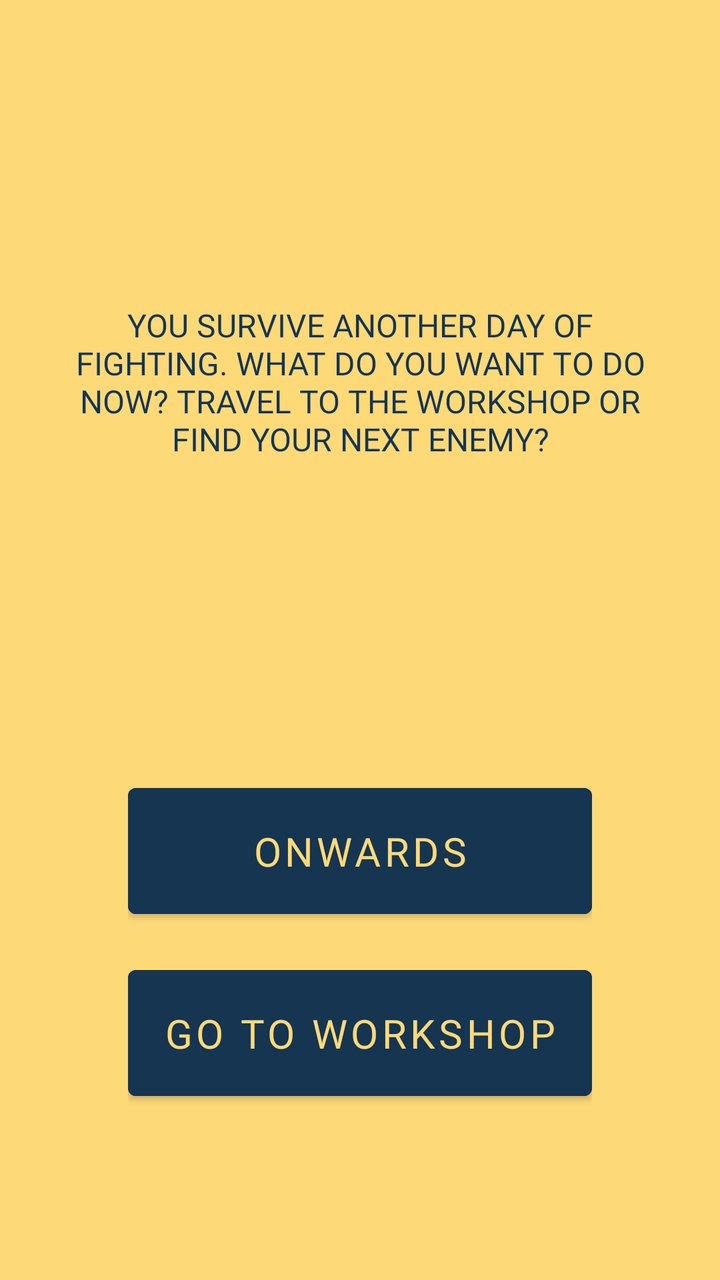
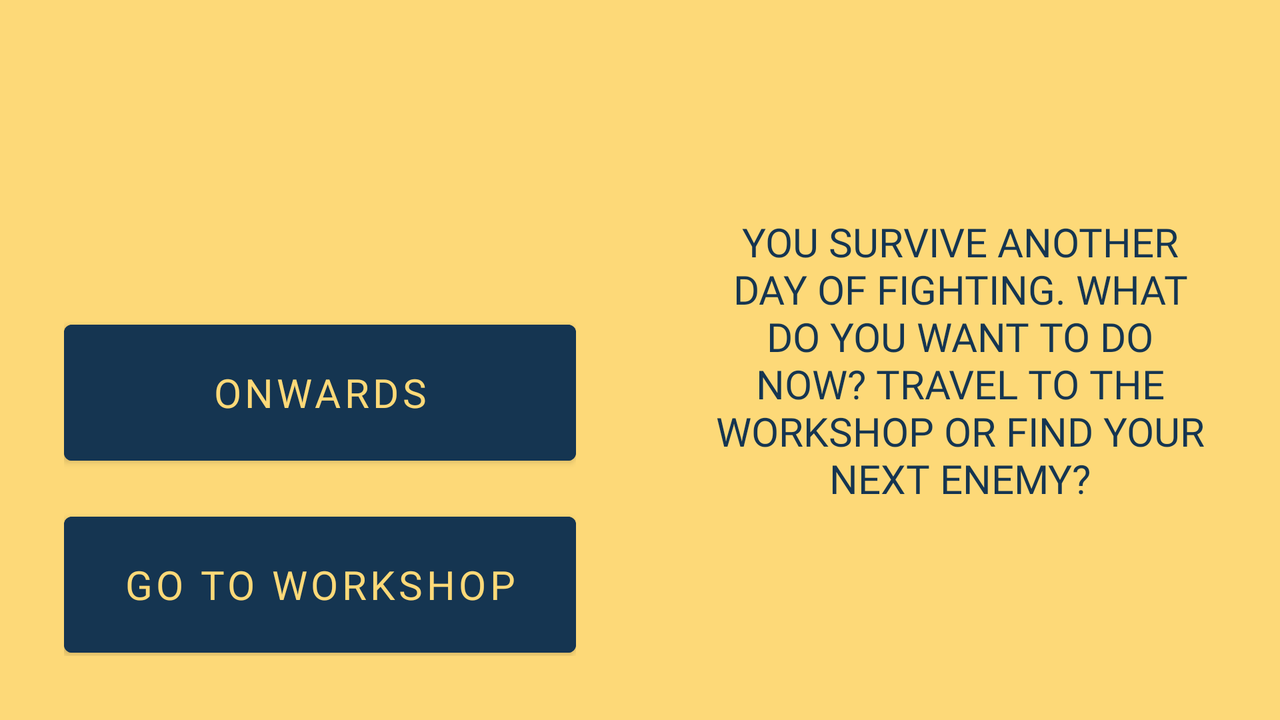

Two renders of one Android screen. The first uses the default layout on a phone; the second uses the alternative layout the repository ships for a different screen configuration, on a matching device. The two XML files are below.
<!-- AndroidManifest.xml: application theme Theme.NextGenPOS -->
<!-- res/layout/main_menu.xml -->
<?xml version="1.0" encoding="utf-8"?>
<FrameLayout xmlns:android="http://schemas.android.com/apk/res/android"
    xmlns:app="http://schemas.android.com/apk/res-auto"
    xmlns:tools="http://schemas.android.com/tools"
    android:layout_width="match_parent"
    android:layout_height="match_parent"
    android:background="@color/steampunkYellow"
    tools:context=".view.MainMenu">


    <androidx.constraintlayout.widget.ConstraintLayout
        android:layout_width="match_parent"
        android:layout_height="match_parent">

        <LinearLayout
            android:id="@+id/statsArea"
            android:layout_width="412dp"
            android:layout_height="142dp"
            android:layout_marginStart="16dp"
            android:paddingStart="32sp"
            android:paddingEnd="32sp"
            android:layout_marginEnd="16dp"
            android:orientation="vertical"
            android:gravity="center"
            app:layout_constraintBottom_toTopOf="@+id/dialogueArea"
            app:layout_constraintEnd_toEndOf="parent"
            app:layout_constraintStart_toStartOf="parent"
            app:layout_constraintTop_toTopOf="parent">

            <TextView
                android:id="@+id/healthText2"
                android:layout_width="match_parent"
                android:textColor="@color/steampunkBlue"
                android:layout_height="22dp"
                android:layout_marginBottom="8dp"
                android:fontFamily="@font/trade_winds"
                android:text="@string/healthText" />

            <TextView
                android:id="@+id/armorText2"
                android:layout_width="match_parent"
                android:layout_height="22dp"
                android:layout_marginBottom="8dp"
                android:textColor="@color/steampunkBlue"
                android:fontFamily="@font/trade_winds"
                android:text="@string/armorText" />

            <TextView
                android:id="@+id/gearText2"
                android:layout_width="match_parent"
                android:layout_height="22dp"
                android:layout_marginBottom="8dp"
                android:textColor="@color/steampunkBlue"
                android:fontFamily="@font/trade_winds"
                android:text="@string/gearText" />

        </LinearLayout>

        <LinearLayout
            android:id="@+id/dialogueArea"
            android:layout_width="match_parent"
            android:layout_height="160dp"
            android:layout_marginStart="16dp"
            android:layout_marginEnd="16dp"
            android:orientation="vertical"
            app:layout_constraintBottom_toTopOf="@+id/buttonSelection"
            app:layout_constraintEnd_toEndOf="parent"
            app:layout_constraintStart_toStartOf="parent"
            app:layout_constraintTop_toBottomOf="@+id/statsArea">

            <TextView
                android:id="@+id/mainMenuDialogueText"
                android:layout_width="match_parent"
                android:fontFamily="@font/trade_winds"
                android:layout_height="match_parent"
                android:gravity="center"
                android:padding="16sp"
                android:textSize="16sp"
                android:textColor="@color/steampunkBlue"
                android:text="@string/mainMenuDialogueText" />
        </LinearLayout>

        <LinearLayout
            android:id="@+id/buttonSelection"
            android:layout_width="match_parent"
            android:layout_height="400dp"
            android:layout_marginStart="0dp"
            android:layout_marginEnd="0dp"
            android:layout_marginBottom="0sp"
            android:gravity="center"
            android:orientation="vertical"
            android:padding="64sp"
            app:layout_constraintBottom_toBottomOf="parent"
            app:layout_constraintEnd_toEndOf="parent"
            app:layout_constraintStart_toStartOf="parent"
            app:layout_constraintTop_toBottomOf="@+id/dialogueArea">

            <Button
                android:id="@+id/continueBTN"
                android:layout_width="match_parent"
                android:layout_height="75dp"
                android:layout_marginBottom="16sp"
                android:fontFamily="@font/trade_winds"
                android:backgroundTint="@color/steampunkBlue"
                android:textColor="@color/steampunkYellow"
                android:textSize="20sp"
                android:text="@string/continueBTN"
                app:layout_constraintBottom_toBottomOf="parent"
                app:layout_constraintTop_toTopOf="parent" />

            <Button
                android:id="@+id/storeBTN"
                android:layout_width="match_parent"
                android:textColor="@color/steampunkYellow"
                android:layout_height="75dp"
                android:text="@string/storeBTN"
                android:textSize="20sp"
                android:fontFamily="@font/trade_winds"
                android:backgroundTint="@color/steampunkBlue"
                app:layout_constraintEnd_toEndOf="parent"
                app:layout_constraintStart_toStartOf="parent" />

        </LinearLayout>

    </androidx.constraintlayout.widget.ConstraintLayout>

</FrameLayout>
<!-- resources referenced by this layout -->
<resources>
  <color name="steampunkBlue">#153551</color>
  <color name="steampunkYellow">#FDD978</color>
  <string name="armorText" />
  <string name="continueBTN">ONWARDS</string>
  <string name="gearText" />
  <string name="healthText" />
  <string name="mainMenuDialogueText">YOU SURVIVE ANOTHER DAY OF FIGHTING. WHAT DO YOU WANT TO DO NOW? TRAVEL TO THE WORKSHOP OR FIND YOUR NEXT ENEMY?</string>
  <string name="storeBTN">GO TO WORKSHOP</string>
  <style name="Theme.NextGenPOS" parent="Theme.MaterialComponents.DayNight.DarkActionBar">
          
          <item name="colorPrimary">@color/purple_500</item>
          <item name="colorPrimaryVariant">@color/purple_700</item>
          <item name="colorOnPrimary">@color/white</item>
          
          <item name="colorSecondary">@color/teal_200</item>
          <item name="colorSecondaryVariant">@color/teal_700</item>
          <item name="colorOnSecondary">@color/black</item>
          
          <item name="android:statusBarColor">?attr/colorPrimaryVariant</item>
          
      </style>
  <color name="purple_500">#FF6200EE</color>
  <color name="purple_700">#FF3700B3</color>
  <color name="white">#FFFFFFFF</color>
  <color name="teal_200">#FF03DAC5</color>
  <color name="teal_700">#FF018786</color>
  <color name="black">#FF000000</color>
</resources>
<!-- res/layout-land/main_menu.xml (the repository's variant of the layout above) -->
<!-- drawn on the phone turned sideways -->
<?xml version="1.0" encoding="utf-8"?>
<FrameLayout xmlns:android="http://schemas.android.com/apk/res/android"
    xmlns:app="http://schemas.android.com/apk/res-auto"
    xmlns:tools="http://schemas.android.com/tools"
    android:layout_width="match_parent"
    android:layout_height="match_parent"
    android:background="@color/steampunkYellow"
    tools:context=".view.MainMenu">


    <androidx.constraintlayout.widget.ConstraintLayout
        android:layout_width="match_parent"
        android:layout_height="match_parent">

        <LinearLayout
            android:layout_width="match_parent"
            android:layout_height="match_parent"
            android:orientation="horizontal">

            <LinearLayout
                android:layout_width="match_parent"
                android:layout_height="match_parent"
                android:layout_weight="1"
                android:orientation="vertical">

                <LinearLayout
                    android:id="@+id/statsArea"
                    android:layout_width="match_parent"
                    android:layout_height="match_parent"
                    android:layout_weight="1.8"
                    android:gravity="center"
                    android:orientation="vertical"
                    android:paddingStart="32sp"
                    android:paddingEnd="32sp">

                    <TextView
                        android:id="@+id/healthText2"
                        android:layout_width="match_parent"
                        android:layout_height="22dp"
                        android:layout_marginBottom="8dp"
                        android:fontFamily="@font/trade_winds"
                        android:text="@string/healthText"
                        android:textColor="@color/steampunkBlue" />

                    <TextView
                        android:id="@+id/armorText2"
                        android:layout_width="match_parent"
                        android:layout_height="22dp"
                        android:layout_marginBottom="8dp"
                        android:fontFamily="@font/trade_winds"
                        android:text="@string/armorText"
                        android:textColor="@color/steampunkBlue" />

                    <TextView
                        android:id="@+id/gearText2"
                        android:layout_width="match_parent"
                        android:layout_height="22dp"
                        android:layout_marginBottom="8dp"
                        android:fontFamily="@font/trade_winds"
                        android:text="@string/gearText"
                        android:textColor="@color/steampunkBlue" />

                </LinearLayout>

                <LinearLayout
                    android:id="@+id/buttonSelection"
                    android:layout_width="match_parent"
                    android:layout_height="match_parent"
                    android:layout_weight="1"
                    android:gravity="center"
                    android:orientation="vertical"
                    android:padding="32sp">

                    <Button
                        android:id="@+id/continueBTN"
                        android:layout_width="match_parent"
                        android:layout_height="80dp"
                        android:layout_marginBottom="16sp"
                        android:backgroundTint="@color/steampunkBlue"
                        android:gravity="center"
                        android:padding="4sp"
                        android:fontFamily="@font/trade_winds"
                        android:text="@string/continueBTN"
                        android:textColor="@color/steampunkYellow"
                        android:textSize="20sp"
                        app:layout_constraintBottom_toBottomOf="parent"
                        app:layout_constraintTop_toTopOf="parent" />

                    <Button
                        android:id="@+id/storeBTN"
                        android:layout_width="match_parent"
                        android:layout_height="80dp"
                        android:backgroundTint="@color/steampunkBlue"
                        android:padding="4sp"
                        android:fontFamily="@font/trade_winds"
                        android:text="@string/storeBTN"
                        android:textColor="@color/steampunkYellow"
                        android:gravity="center"
                        android:textSize="20sp"
                        app:layout_constraintEnd_toEndOf="parent"
                        app:layout_constraintStart_toStartOf="parent" />

                </LinearLayout>
            </LinearLayout>

            <LinearLayout
                android:id="@+id/dialogueArea"
                android:layout_width="match_parent"
                android:layout_weight="1"
                android:layout_height="match_parent"
                android:layout_marginStart="16dp"
                android:layout_marginEnd="16dp"
                android:orientation="vertical">

                <TextView
                    android:id="@+id/mainMenuDialogueText"
                    android:layout_width="match_parent"
                    android:layout_height="match_parent"
                    android:fontFamily="@font/trade_winds"
                    android:gravity="center"
                    android:padding="16sp"
                    android:text="@string/mainMenuDialogueText"
                    android:textColor="@color/steampunkBlue"
                    android:textSize="20sp" />
            </LinearLayout>

        </LinearLayout>

    </androidx.constraintlayout.widget.ConstraintLayout>

</FrameLayout>
